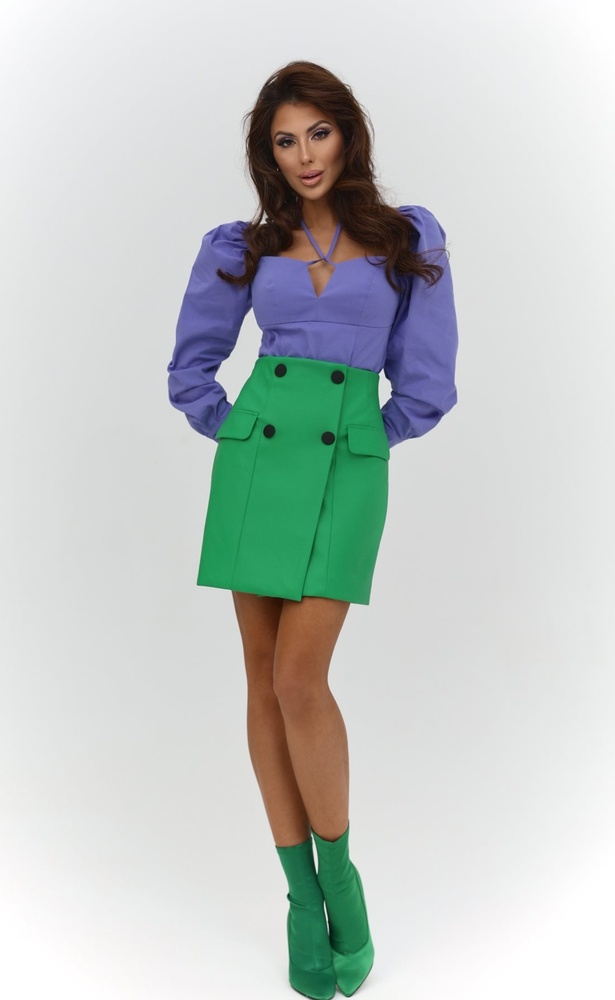
#> input picture Lb5/girl.jpg, 615 x 1000 px, shrunk from 1100 x 1788 before the run
$ python Lab5.py
#> lines starting #> are read from the running program, lines starting #| are printed output that depends on the picture; after the words box and inside, x2 and y2 are one past the last pixel; in counts of white or black regions, pixels touching at a corner belong together

import matplotlib.pyplot as plt
import cv2 as cv
import numpy as np
from matplotlib import colors
from matplotlib.colors import hsv_to_rgb

image = cv.imread('./girl.jpg')
#> image is the input picture: shape (1000, 615, 3); mean B, G, R 198.3, 201, 194.6
image_rgb = cv.cvtColor(image, cv.COLOR_BGR2RGB)
plt.imshow(image_rgb)
plt.show()

"""Отображаем разные каналы по разным осям на трехмерном графике. В случае модели RGB не видно кластеризации по цвету."""

r, g, b = cv.split(image_rgb)
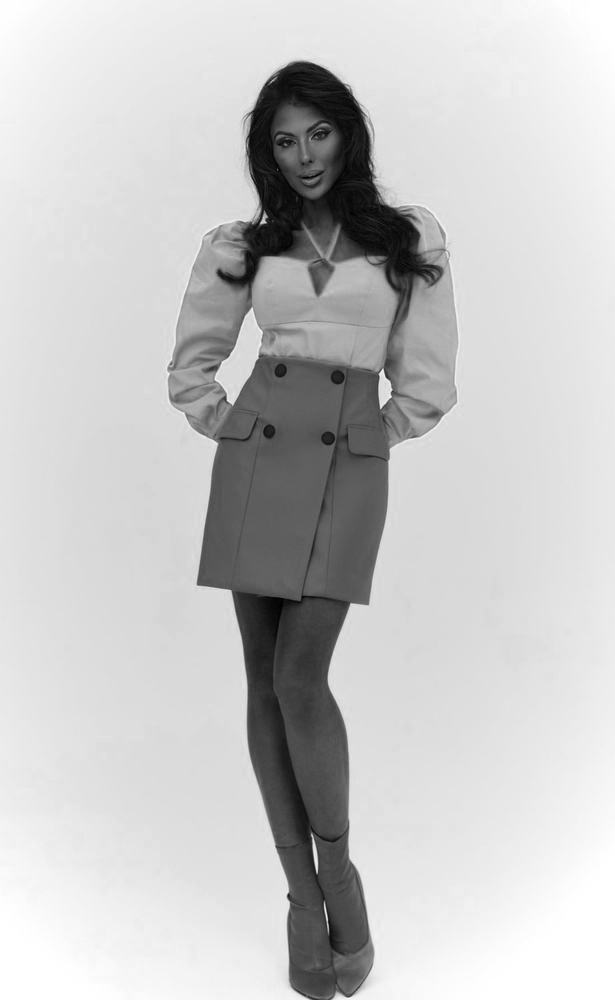
#> b: shape (1000, 615); min 0, max 255, mean 198.3
fig = plt.figure()
axis = fig.add_subplot(1, 1, 1, projection="3d")
pixel_colors = image_rgb.reshape((np.shape(image_rgb)[0]*np.shape(image_rgb)[1], 3))
norm = colors.Normalize(vmin=-1.,vmax=1.)
norm.autoscale(pixel_colors)
pixel_colors = norm(pixel_colors).tolist()
#> pixel_colors = 615000 items
axis.scatter(r.flatten(), g.flatten(), b.flatten(), facecolors=pixel_colors, marker=".")
axis.set_xlabel("Red")
axis.set_ylabel("Green")
axis.set_zlabel("Blue")

image_hsv = cv.cvtColor(image_rgb, cv.COLOR_RGB2HSV)
#> image_hsv: shape (1000, 615, 3); mean H, S, V 66.1, 33.6, 207.8

h, s, v = cv.split(image_hsv)
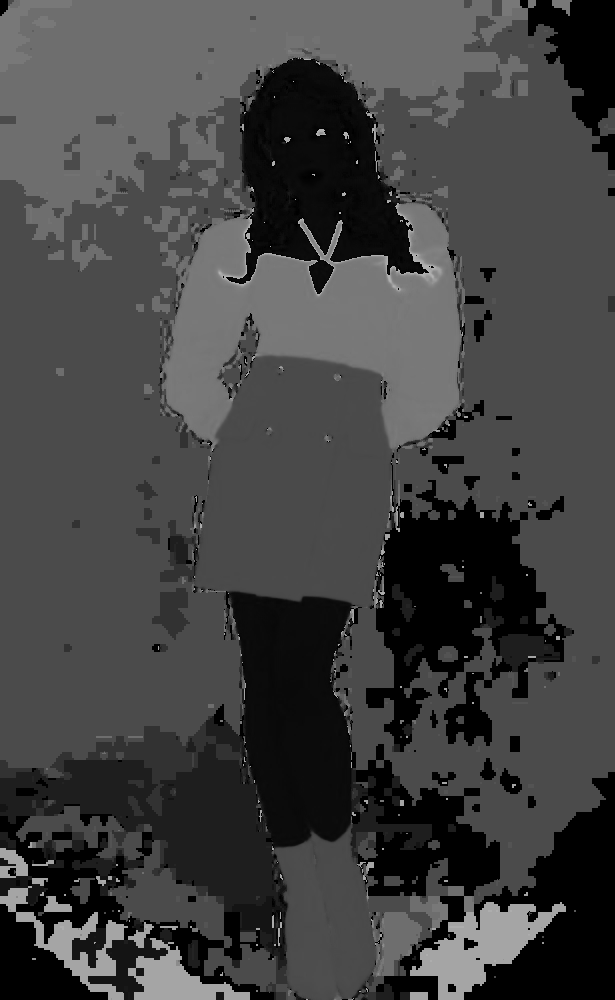
#> h: shape (1000, 615); min 0, max 179, mean 66.1
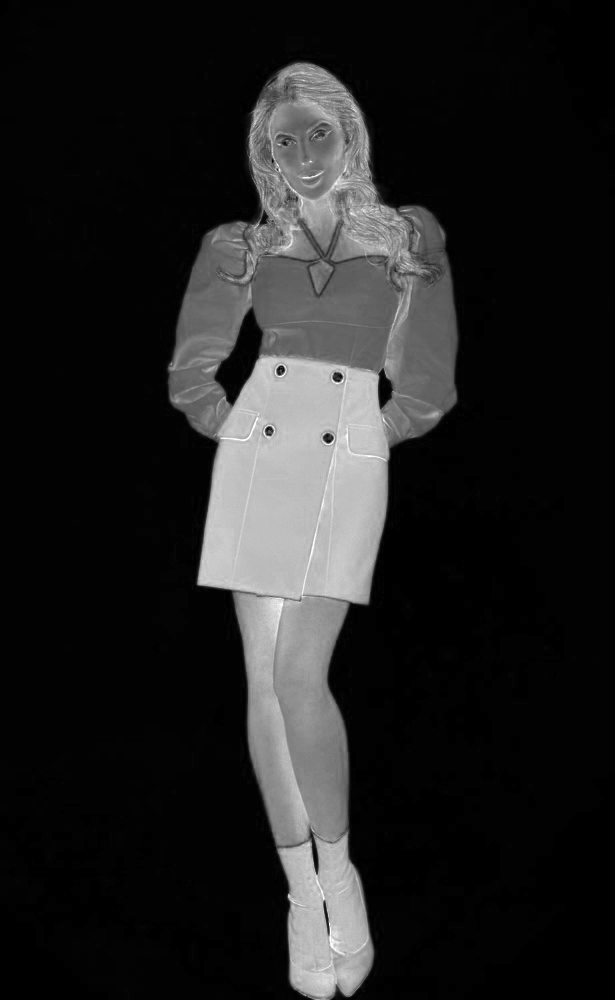
#> s: shape (1000, 615); min 0, max 255, mean 33.6
fig = plt.figure()
axis = fig.add_subplot(1, 1, 1, projection="3d")

axis.scatter(h.flatten(), s.flatten(), v.flatten(), facecolors=pixel_colors, marker=".")
axis.set_xlabel("Hue")
axis.set_ylabel("Saturation")
axis.set_zlabel("Value")
plt.show()
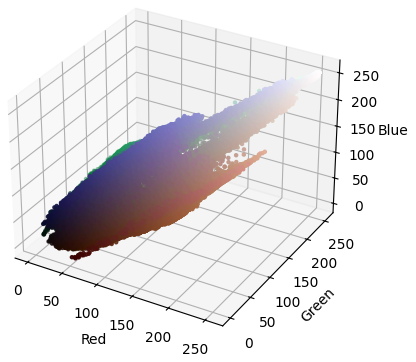
#> figure drawn by matplotlib, 1 panel
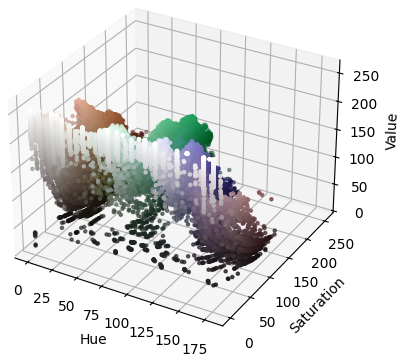
#> figure drawn by matplotlib, 1 panel

lower_green = np.array([35, 40, 40])
upper_green = np.array([85, 255, 255])
mask_green = cv.inRange(image_hsv, lower_green, upper_green)
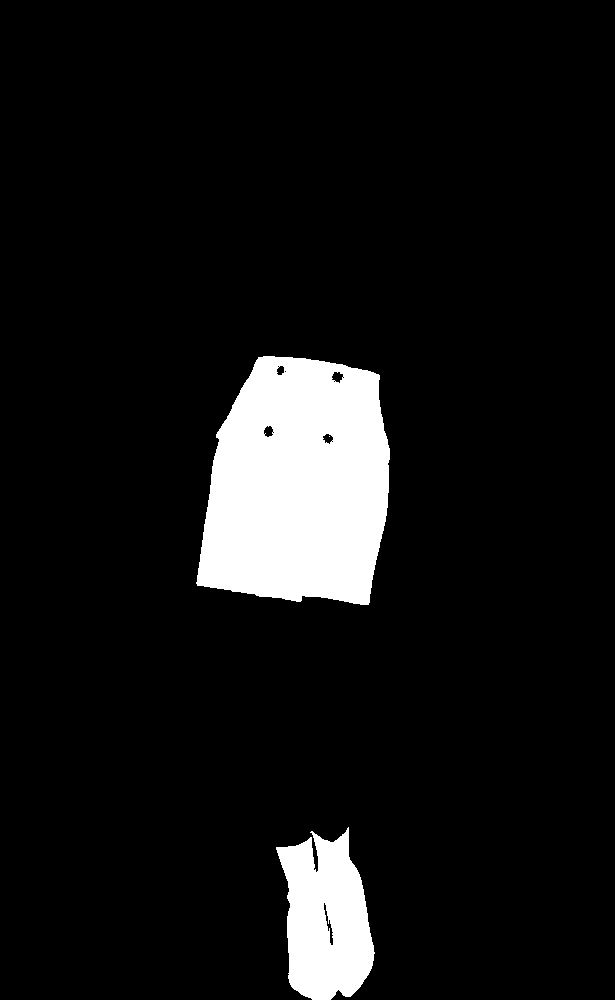
#> mask_green: shape (1000, 615); 8.2% white; 3 white regions (1 under 20 px), largest, box (x1, y1, x2, y2) and area: (196, 356, 390, 605) 38817, (276, 827, 375, 1000) 11854

lower_blouse = np.array([105, 40, 120])
upper_blouse = np.array([125, 120, 255])
mask_blouse = cv.inRange(image_hsv, lower_blouse, upper_blouse)
#> mask_blouse: shape (1000, 615); 4.8% white; 50 white regions (46 under 20 px), largest, box (x1, y1, x2, y2) and area: (251, 257, 397, 372) 12356, (167, 221, 246, 439) 8082, (388, 252, 458, 448) 7853, (400, 205, 446, 251) 1035


mask_total = cv.bitwise_or(mask_green, mask_blouse)
#> mask_total: shape (1000, 615); 13% white; 51 white regions (47 under 20 px), largest, box (x1, y1, x2, y2) and area: (167, 221, 458, 605) 54752, (251, 257, 397, 372) 12356, (276, 827, 375, 1000) 11854, (400, 205, 446, 251) 1035

"""Применим обе маски и сгладим изображение"""

final_mask = mask_green + mask_blouse

final_result = cv.bitwise_and(image_rgb, image_rgb, mask=final_mask)
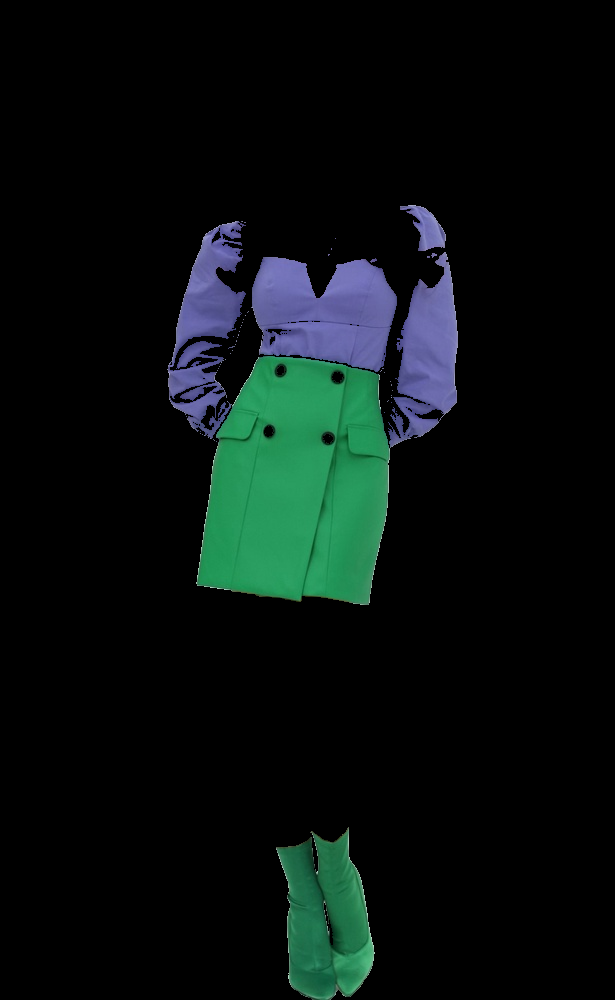
#> final_result: shape (1000, 615, 3); mean R, G, B 8, 16.4, 14.9
blur = cv.GaussianBlur(final_result, (7, 7), 0)

plt.figure(figsize=(15,20))
plt.subplot(1, 3, 1)
plt.imshow(final_mask, cmap="gray")
plt.subplot(1, 3, 2)
plt.imshow(final_result)
plt.subplot(1, 3, 3)
plt.imshow(blur)
